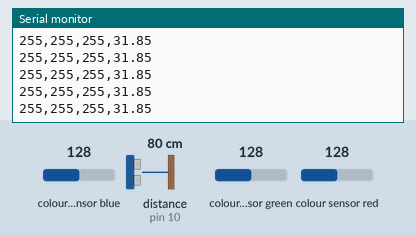
Recording of a sketch running on a simulated Arduino Uno, built with avr-gcc and run on an emulated ATmega328P. On the bench: the last lines printed to the serial monitor. Wiring (inferred from the names in the program): ultrasonic range finder: trigger pin 9; echo pin 10; TCS3200 colour sensor: output pin 6; S2 pin 4; S3 pin 5; S0 pin 2; S1 pin 3. The test bench sets the inputs (shaded band); at power-on: distance to the obstacle (sensor on pin 10) 80 cm, colour sensor blue 128, colour sensor green 128, colour sensor red 128. The echo pulse lasts 58.3 µs per cm.

Above: at 1.2 s.
1.3 s: distance to the obstacle (sensor on pin 10) set to 35 cm
At 2.2 s:
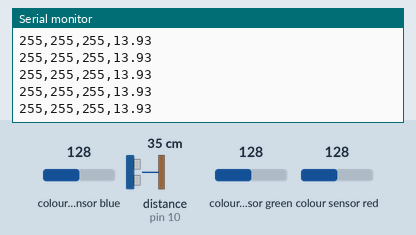
4.3 s: colour sensor blue set to 5
At 5.2 s:
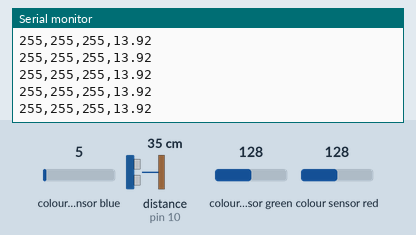
5.8 s: colour sensor green set to 5
At 6.4 s:
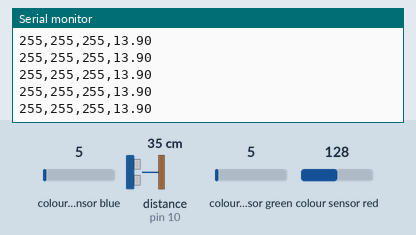
7.3 s: colour sensor red set to 5
At 8.3 s:
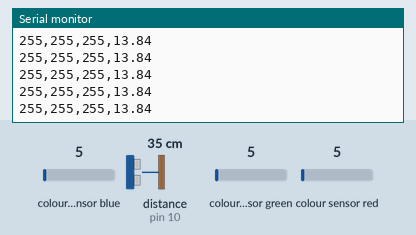
8.8 s: colour sensor green set to 64
At 9.9 s:
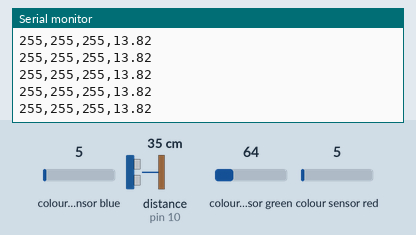
Timing chart, 0 to 11.8 s (numbered marks = the images above; inputs shaded):
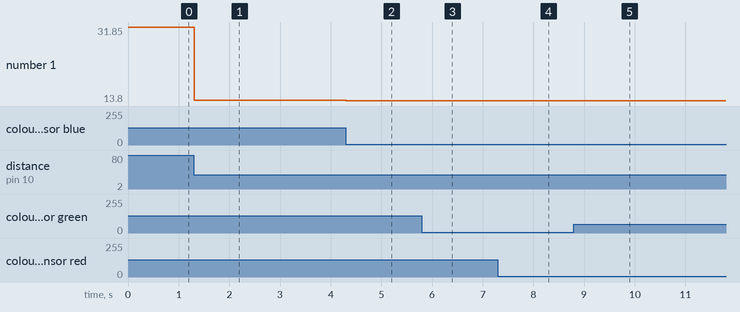

The sketch:

_4_Color_Sensor_and_Ultrasonic_arduino.ino
```cpp
/*PINS ON COLOR SENSOR
 *OE    :   A high state on Output Enable (OE) places the output in a high-impedance state for multiple-unit sharing of amicrocontroller input line. Enable for fo (active low).
 *OUT   :   Output frequency (fo).
 *S0,S1 :   Output frequency scaling selection inputs:    S0-LOW  S1-LOW     POWER DOWN
 *                                                        S0-LOW  S1-HIGH    2%
 *                                                        S0-HIGH S1-LOW     20%
 *                                                        S0-HIGH S1-HIGH    100%
 *S2,S3 :   Photodiode type selection inputs:             S2-LOW  S3-LOW     Red
 *                                                        S2-LOW  S3-HIGH    Blue
 *                                                        S2-HIGH S3-LOW     Clear(no filter)
 *                                                        S2-HIGH S3-HIGH    Green
 */


int S0=2;     //Color sensor's S0 pin is connected to digital pin 2 of Arduino
int S1=3;     //Color sensor's S1 pin is connected to digital pin 3 of Arduino
int S2=4;     //Color sensor's S2 pin is connected to digital pin 4 of Arduino
int S3=5;     //Color sensor's S3 pin is connected to digital pin 5 of Arduino
int outPin=6; //Color sensor's OUT pin is connected to digital pin 6 of Arduino
int OE=7;     //Color sensor's OE pin is connected to digital pin 6 of Arduino
int trigPin=9;
int echoPin=10;

int rColorStrength;       //measure strength of red color
int gColorStrength;       //measure strength of green color
int bColorStrength;       //measure strength of blue color
unsigned int pulseWidth;  //for measuring color strength pulse width

float pingTime ;          //time for ping to travel to target and back
float targetDistance;      //measure distance to target (we have to divide it by 2)
float speedOfSound=776.5; //speed of sound in miles per hour

void setup()
{
  Serial.begin(115200);                       //turn on serial port with baud rate 115200
  pinMode(8,OUTPUT);  digitalWrite(8,HIGH);   //i'm using pin 8 as VCC for ultrasonic sensor
  pinMode(11,OUTPUT); digitalWrite(11,LOW);   //i'm using pin 11 as GND for ultrasonic sensor
  pinMode(S2,OUTPUT); pinMode(S3,OUTPUT);
  pinMode(S0,OUTPUT); digitalWrite(S0,HIGH);
  pinMode(S1,OUTPUT); digitalWrite(S1,HIGH);
  pinMode(OE,OUTPUT); digitalWrite(OE,HIGH);

  pinMode(outPin,INPUT);                      //we will receive frequency as input from the sensor
  pinMode(trigPin,OUTPUT);
  pinMode(echoPin,INPUT);

}

void loop()
{
//Lets start by reading red component of color
//To read red S2 and S3 should be set low
digitalWrite(S3,LOW);
digitalWrite(S2,LOW);

pulseWidth=pulseIn(outPin,LOW); //measure pulsewidth of low pulse at outpin on color sensor
rColorStrength=pulseWidth/400.-1;//convert measured pulsewidth to a number between 0 and 255
rColorStrength=(255-rColorStrength);//reverse so strong color is large number

//green component of color
//To read green S2 and S3 should be set high
digitalWrite(S3,HIGH);
digitalWrite(S2,HIGH);

pulseWidth=pulseIn(outPin,LOW); //measure pulsewidth of low pulse at outpin on color sensor
gColorStrength=pulseWidth/400.-1;//convert measured pulsewidth to a number between 0 and 255
gColorStrength=(255-gColorStrength);//reverse so strong color is large number

//blue component of color
//To read blue S2=LOW and S3=HIGH
digitalWrite(S3,LOW);
digitalWrite(S2,HIGH);

pulseWidth=pulseIn(outPin,LOW); //measure pulsewidth of low pulse at outpin on color sensor
bColorStrength=pulseWidth/400.-1;//convert measured pulsewidth to a number between 0 and 255
bColorStrength=(255-bColorStrength);//reverse so strong color is large number

//red is strongest and blue is weakest
if (rColorStrength>gColorStrength && gColorStrength>bColorStrength)
{rColorStrength=255;
 gColorStrength=gColorStrength/2;
 bColorStrength=0;}

//red is strongest and Green is weakest
if (rColorStrength>bColorStrength && bColorStrength>gColorStrength)
{rColorStrength=255;
 bColorStrength=bColorStrength/2;
 gColorStrength=0;}

//green is strongest and blue is weakest
if (gColorStrength>rColorStrength && rColorStrength>bColorStrength)
{gColorStrength=255;
 rColorStrength=rColorStrength/2;
 bColorStrength=0;}

//green is strongest and red is weakest
if (gColorStrength>bColorStrength && bColorStrength>rColorStrength)
{gColorStrength=255;
 bColorStrength=bColorStrength/2;
 rColorStrength=0;}

//blue is strongest and green is weakest
if (bColorStrength>rColorStrength && rColorStrength>gColorStrength)
{bColorStrength=255;
 rColorStrength=rColorStrength/2;
 gColorStrength=0;}

//blue is strongest and red is weakest
if (bColorStrength>gColorStrength && gColorStrength>rColorStrength)
{bColorStrength=255;
 gColorStrength=gColorStrength/2;
 rColorStrength=0;}

//Now we measure distance
digitalWrite(trigPin,LOW);
delayMicroseconds(2000);
digitalWrite(trigPin,HIGH);
delayMicroseconds(15);
digitalWrite(trigPin,LOW);
delayMicroseconds(10);

pingTime=pulseIn(echoPin,HIGH);   //looking for high pulse
pingTime=pingTime/1000000;        //convert pingTime to seconds
pingTime=pingTime/3600;           //convert pingTiem to hours

targetDistance = speedOfSound*pingTime;
targetDistance = targetDistance/2.;
targetDistance = targetDistance*63360; //1mile=63360 inches


//Now lets print the text on serial monitor
Serial.print(rColorStrength);
Serial.print(",");
Serial.print(gColorStrength);
Serial.print(",");
Serial.print(bColorStrength);
Serial.print(",");
Serial.println(targetDistance);
}
```

Measured:
- after the input at 1.3 s, the serial monitor: prints a new line at once (image 1)
- after the input at 4.3 s, the serial monitor: prints a new line at once (image 2)
- after the input at 5.8 s, the serial monitor: prints a new line at once (image 3)
- after the input at 7.3 s, the serial monitor: prints a new line at once (image 4)
- after the input at 8.8 s, the serial monitor: prints a new line at once (image 5)
- plotted number 1: 31.85 → 13.93 after the input at 1.3 s, 13.93 → 13.92 after the input at 4.3 s, 13.92 → 13.9 after the input at 5.8 s, 13.9 → 13.84 after the input at 7.3 s, 13.84 → 13.8 after the input at 8.8 s
